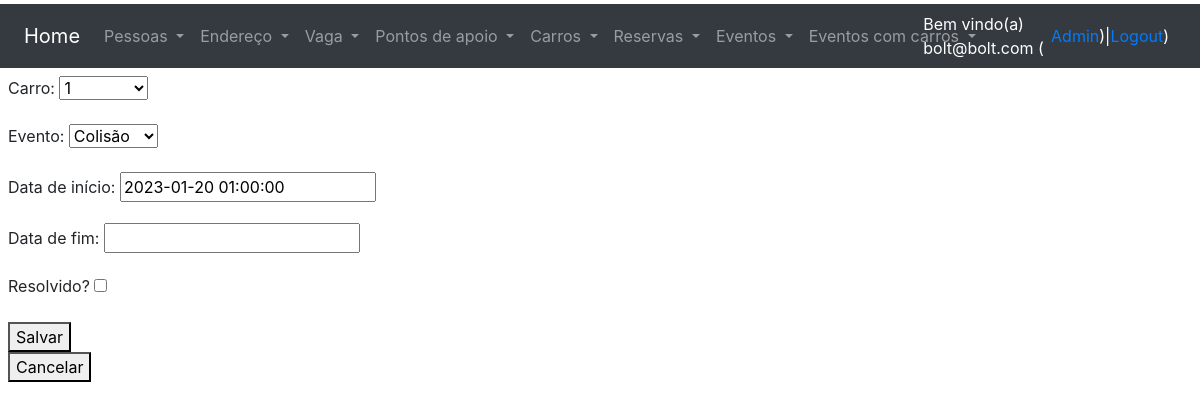
/alteraEventoCarro/2/ (signed in), run on the app's committed database.
### users/models.py (models this page shows, shortened)
class CustomUser(AbstractUser):
    username = None
    email = models.EmailField(_("email address"), unique=True)
    USERNAME_FIELD = "email"
    REQUIRED_FIELDS = []
    objects = CustomUserManager()

### core/models.py (models this page shows, shortened)
class EventoCarro(models.Model):
    carro = models.ForeignKey(Carro, on_delete=models.DO_NOTHING, verbose_name='Carro')
    evento = models.ForeignKey(Evento, on_delete=models.DO_NOTHING, verbose_name='Evento')
    dataInicio = models.DateTimeField(verbose_name='Data de início')
    dataFim = models.DateTimeField(verbose_name='Data de fim', blank=True, null=True, default=None)
    resolvido = models.BooleanField(default=False, verbose_name="Resolvido?")
    isActive = models.BooleanField(default=True, verbose_name='Ativo?')

### core/views.py (the view)
# urls.py: path('alteraEventoCarro/<int:id>/', alteraEventoCarro, name='url_altera_evento_carro'),
@login_required
@user_passes_test(checkGroupAdmin)
def alteraEventoCarro(request, id):
    obj = EventoCarro.objects.get(id=id)
    form = FormEventoCarro(request.POST or None, request.FILES or None, instance=obj)
    if request.POST:
        if form.is_valid():
            form.save()
            messages.success(request, 'Dados do evento com o carro alterados com sucesso!')
            return redirect('url_listagem_evento_carros')
    contexto = {'form': form, 'txt_titulo': 'EditEvento', 'txt_descrição': "Altera Eventos com Carros"}
    return render(request, 'core/cadastro.html', contexto)

### core/forms.py
class FormEventoCarro(ModelForm):
    class Meta:
        model = EventoCarro
        fields = ('carro', 'evento', 'dataInicio', 'dataFim', 'resolvido')

### core/models.py (called while the page is built)
    def __str__(self):
        return str(self.pk)

    def __str__(self):
        return self.nome

### core/views.py (called while the page is built)
def checkGroupAdmin(user):
    return user.groups.filter(name='Administradores').exists()

### core/templates/core/cadastro.html (shortened to what this page needs)
{% extends 'base.html' %}
{% load crispy_forms_tags %}
{% block main %}
        <form method="post" enctype="multipart/form-data">
            {{ form.as_p }}
            <button type="submit">Salvar</button>
        </form>
    <button onclick="window.location.href='/'">Cancelar</button>
{% endblock %}

### templates/base.html (shortened to what this page needs)
<!DOCTYPE html>
<html lang="en">
<head>
    <link rel="stylesheet" href="https://cdn.jsdelivr.net/npm/bootstrap@4.6.2/dist/css/bootstrap.min.css">
</head>
<body>
<div class="container-fluid pt-1 pl-2">
    <div class="row bg-dark">
        <div class="col-12">
            <nav class="navbar navbar-expand-sm bg-dark navbar-dark">
                <a class="navbar-brand" href="/">Home</a>
                <div class="collapse navbar-collapse row w-100" id="collapsibleNavbar">
                    <div class="col-6">
                        <ul class="navbar-nav">
                            <li class="nav-item dropdown">
                                <a class="nav-link dropdown-toggle" href="#" id="navbardrop" data-toggle="dropdown">
                                    Pessoas
                                </a>
                            </li>
                            <li class="nav-item dropdown">
                                <a class="nav-link dropdown-toggle" href="#" id="navbardrop1" data-toggle="dropdown">
                                    Endereço
                                </a>
                            </li>
                            <li class="nav-item dropdown">
                                <a class="nav-link dropdown-toggle" href="#" id="navbardrop1" data-toggle="dropdown">
                                    Vaga
                                </a>
                            </li>
                            <li class="nav-item dropdown">
                                <a class="nav-link dropdown-toggle" href="#" id="navbardrop1" data-toggle="dropdown">
                                    Pontos de apoio
                                </a>
                            </li>
                            <li class="nav-item dropdown">
                                <a class="nav-link dropdown-toggle" href="#" id="navbardrop1" data-toggle="dropdown">
                                    Carros
                                </a>
                            </li>
                            <li class="nav-item dropdown">
                                <a class="nav-link dropdown-toggle" href="#" id="navbardrop1" data-toggle="dropdown">
                                    Reservas
                                </a>
                            </li>
                            <li class="nav-item dropdown">
                                <a class="nav-link dropdown-toggle" href="#" id="navbardrop1" data-toggle="dropdown">
                                    Eventos
                                </a>
                            </li>
                            <li class="nav-item dropdown">
                                <a class="nav-link dropdown-toggle" href="#" id="navbardrop1" data-toggle="dropdown">
                                    Eventos com carros
                                </a>
                            </li>
                        </ul>
                    </div>
                    <div class="col text-white d-flex justify-content-center align-items-center">
                        {% if user.get_username %}
                            Bem vindo(a) {{ user.get_username }} (&nbsp;
                            <a href="/admin/">Admin</a>)|
                            <a href="/accounts/logout/">Logout</a>)
                        {% else %}
                            Usuário(a) não autenticado(a) (
                            <a href="/accounts/login">Login</a> |
                            <a href="/accounts/registrar/">Registrar</a> )
                        {% endif %}
                    </div>
                </div>
            </nav>
        </div>
    </div>
    {% block main %}
    {% endblock %}
</div>
</body>
</html>

### data on the page
CustomUser: get_username "bolt@bolt.com"
EventoCarro: carro "1", evento "Colisão", dataInicio "2023-01-20 01:00:00"
